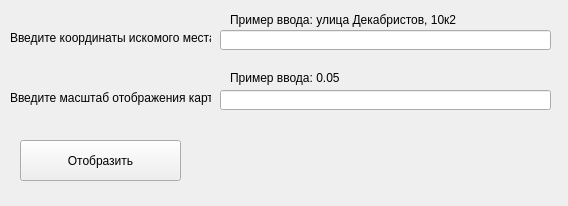
<?xml version="1.0" encoding="UTF-8"?>
<ui version="4.0">
 <class>Form</class>
 <widget class="QWidget" name="Form">
  <property name="geometry">
   <rect>
    <x>0</x>
    <y>0</y>
    <width>568</width>
    <height>206</height>
   </rect>
  </property>
  <property name="windowTitle">
   <string>Form</string>
  </property>
  <widget class="QLineEdit" name="lineEdit">
   <property name="geometry">
    <rect>
     <x>220</x>
     <y>30</y>
     <width>331</width>
     <height>20</height>
    </rect>
   </property>
  </widget>
  <widget class="QLineEdit" name="lineEdit_2">
   <property name="geometry">
    <rect>
     <x>220</x>
     <y>90</y>
     <width>331</width>
     <height>20</height>
    </rect>
   </property>
  </widget>
  <widget class="QLabel" name="label">
   <property name="geometry">
    <rect>
     <x>10</x>
     <y>30</y>
     <width>201</width>
     <height>16</height>
    </rect>
   </property>
   <property name="text">
    <string>Введите координаты искомого места</string>
   </property>
  </widget>
  <widget class="QLabel" name="label_2">
   <property name="geometry">
    <rect>
     <x>10</x>
     <y>90</y>
     <width>201</width>
     <height>16</height>
    </rect>
   </property>
   <property name="text">
    <string>Введите масштаб отображения карты</string>
   </property>
  </widget>
  <widget class="QPushButton" name="pushButton">
   <property name="geometry">
    <rect>
     <x>20</x>
     <y>140</y>
     <width>161</width>
     <height>41</height>
    </rect>
   </property>
   <property name="text">
    <string>Отобразить</string>
   </property>
  </widget>
  <widget class="QLabel" name="label_3">
   <property name="geometry">
    <rect>
     <x>230</x>
     <y>10</y>
     <width>291</width>
     <height>20</height>
    </rect>
   </property>
   <property name="text">
    <string>Пример ввода: улица Декабристов, 10к2</string>
   </property>
  </widget>
  <widget class="QLabel" name="label_4">
   <property name="geometry">
    <rect>
     <x>230</x>
     <y>70</y>
     <width>211</width>
     <height>16</height>
    </rect>
   </property>
   <property name="text">
    <string>Пример ввода: 0.05</string>
   </property>
  </widget>
 </widget>
 <resources/>
 <connections/>
</ui>
